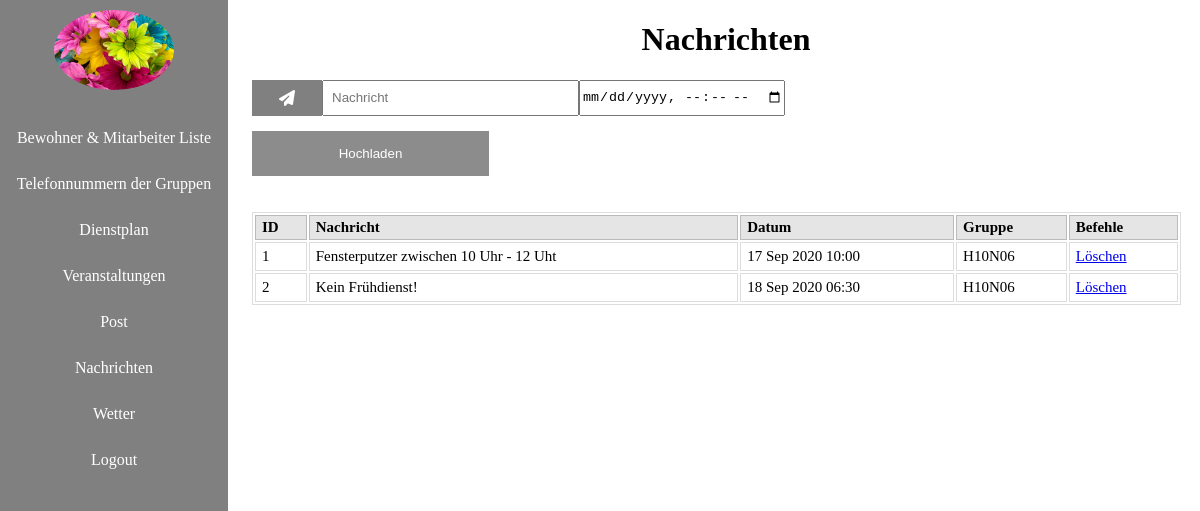
/Abschlussprojekt/Abschlussprojekt_admin/entries/news.php (signed in), run on the app's committed database.
### tables this page shows
CREATE TABLE `news` (
  `id` int(11) NOT NULL,
  `nachricht` varchar(200) NOT NULL,
  `datum` datetime NOT NULL,
  `gruppe` varchar(20) NOT NULL
);

### Abschlussprojekt/Abschlussprojekt_admin/entries/news.php (the view, shortened to what this page needs)
<?php
require "../function/connection.php";
require "../function/functions.php";
?>
<form action="news.php" method="post">
    <div class="grob">
        <div class="ver">
            <h1 class="hanm">Nachrichten</h1>
            <div class ="eingabefeld">
               <i class="fa fa-send icon"></i>
               <input  class="eingabefeld-text" type="text" placeholder="Nachricht" name = "nachricht">
               <input type="datetime-local" name="datum">
        </div>
        <input type="submit" value="Hochladen" class="btn" name="savenews">
    </div>
</form>
<br> <br>
	<table>
          <tr>
               <th>ID</th>
               <th>Nachricht</th>
               <th>Datum</th>
               <th>Gruppe</th>
               <th>Befehle</th>
          </tr>
<?php
     $stmt = $dbh->query("SELECT id, nachricht, datum, gruppe FROM news where gruppe = '$_SESSION[gruppe]' ORDER BY id  ");
     while($row = $stmt->fetch()){
     echo '<tr>';
     echo '<td>'.$row['id'].'</td>';
     echo '<td>'.$row['nachricht'].'</td>';
     echo '<td>'.date('d M Y H:i', strtotime($row['datum'])).'</td>';
     echo '<td>'.$row['gruppe'].'</td>';
?>
          <td>
               <a href="javascript:delnews('<?php echo $row['id'];?>',
               '<?php echo $row['nachricht'];?>',
               '<?php echo $row['datum'];?>',
               '<?php echo $row['gruppe'];?>')">Löschen</a>
          </td>
<?php
     echo '</tr>';
     }
?>
	</table>

### Abschlussprojekt/Abschlussprojekt_admin/style/style.css (style rules this page uses)
body { background: url(../pics/) no-repeat center center fixed; -webkit-background-size: cover; -moz-background-size: cover; -o-background-size: cover; background-size: cover; margin: 0; }
.eingabefeld { display: flex; width: 100%; margin-bottom: 15px; }
.icon { padding: 10px; background: gray; color: white; min-width: 50px; text-align: center; }
.eingabefeld-text { width: 25%; padding: 8px; outline: none; }
.btn { background-color: gray; color: white; padding: 15px 20px; border: none; cursor: pointer; width: 25%; opacity: 0.9; }
.grob { margin-left: 21%; display: grid; }
.hanm { text-align: center; }
.ver { display: block; }
table { width: 98%; text-align: left; border: 1px solid #dddddd; font-size: 15px; color: #000; background: #fff; margin-bottom: 10px; }
table th { background-color: #e5e5e5; border: 1px solid #bbbbbb; padding: 3px 6px; color: #000; }
table tr td { border: 1px solid #dddddd; padding: 5px 6px; }

### data on the page
news: id "1", nachricht "Fensterputzer zwischen 10 Uhr - 12 Uht", datum "17 Sep 2020 10:00", gruppe "H10N06"
news: id "2", nachricht "Kein Frühdienst!", datum "18 Sep 2020 06:30", gruppe "H10N06"
